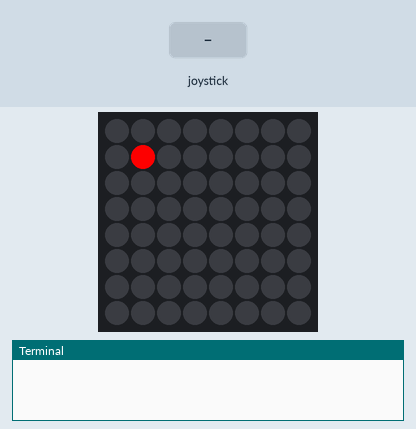
Bench run of a program on a simulated Raspberry Pi (BCM pin numbers) with a Sense HAT. Shown: the Sense HAT's 8×8 RGB LED matrix, the last lines printed to the terminal. The inputs (shaded band) are chosen by the test bench.

Above: at 5.0 s.
5.1 s: joystick pushed up
6.6 s: joystick pushed down
At 7.8 s:
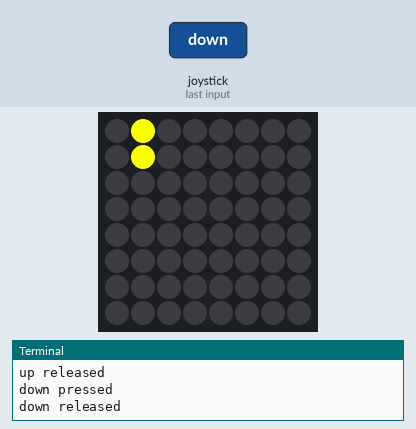
8.1 s: joystick pushed left
9.6 s: joystick pushed down
At 10.1 s:
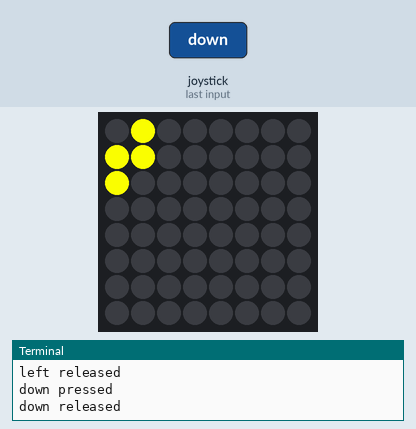
11.1 s: joystick pushed down
12.6 s: joystick pushed right
At 13.6 s:
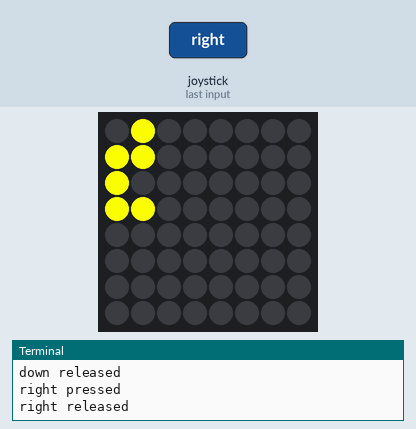
Timing chart, 0 to 15.1 s (numbered marks = the images above; inputs shaded):
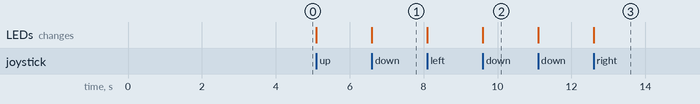

The program:

main.py
```python
from sense_hat import SenseHat
import time
import random
import math

s = SenseHat()
s.clear()

blue = (0, 0, 255)
red = (255, 0, 0)
green = (0, 255 ,0)
yellow = (255, 255, 0)
nothing = (0, 0, 0)
s.set_pixel(1, 1, red)

alive = True
def move():
  x1 = 1
  y1 = 1

  while alive == True:
    #i = input()
    #s.set_pixel(x1, y1, nothing)
    for event in s.stick.get_events():
      print(event.direction, event.action)

      if event.action == 'pressed' and event.direction == 'right':
        x1 += 1
        positionD = True
        positionA = False
        positionS = False
        positionW = False

      if event.action == 'pressed' and event.direction == 'left':
        x1 -= 1
        positionD = False
        positionA = True
        positionS = False
        positionW = False

      if event.action == 'pressed' and event.direction == 'down':
        y1 += 1
        positionD = False
        positionA = False
        positionS = True
        positionW = False

      if event.action == 'pressed' and event.direction == 'up':
        y1 -= 1
        positionD = False
        positionA = False
        positionS = False
        positionW = True

      s.set_pixel(x1, y1, yellow)
move()
```

Measured:
- after the input at 6.6 s, the LEDs: change at once (image 1)
- after the input at 9.6 s, the LEDs: change at once (image 2)
- after the input at 12.6 s, the LEDs: change at once (image 3)
